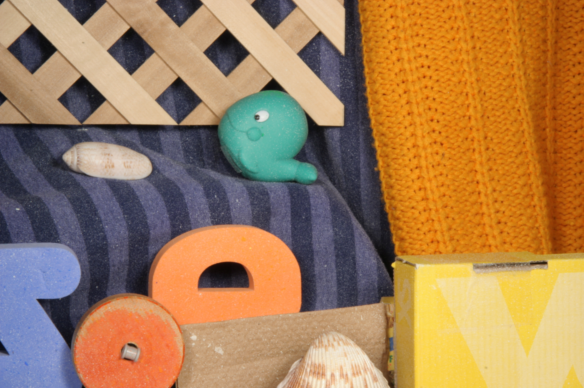
//> input picture OpenCV/Feature2DMerge3D/Feature2DMerge3D/feature.png, 584 x 388 px
$ ./feature2D_FAST   (built with g++ and OpenCV 4)
//> lines starting //> are read from the running program, lines starting //| are printed output that depends on the picture

/**
* 概述: 使用FAST进行特征点检测
* 类和函数: FAST函数，FastFeatureDetector类
*/
#include <opencv2/core/core.hpp>
#include <opencv2/highgui/highgui.hpp>
#include <opencv2/imgproc/imgproc.hpp>
#include <opencv2/features2d/features2d.hpp>
#include <iostream>


using namespace cv;
using namespace std;

int main(int argc, char** argv)
{
	Mat img_color = imread("feature.png");//图片路径与.cpp文件放一起，或者绝对路径
//> img_color is the input picture: 388 rows x 584 cols, CV_8UC3; mean B, G, R 87.1, 126.5, 164
	Mat img;
	if (img_color.empty()) {
		printf("图片加载失败！！！");
	}
	imshow("color", img_color);
	cvtColor(img_color, img, CV_BGR2GRAY);
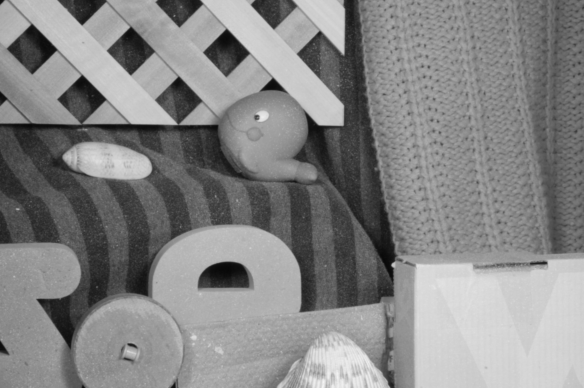
//> img: 388 rows x 584 cols, CV_8UC1; min 7, max 244, mean 133.2
	imshow("Grey", img);

	vector<KeyPoint> keypoints;
	Ptr<FastFeatureDetector> fast = FastFeatureDetector::create(20);
	fast->detect(img, keypoints);
//> keypoints = 904 keypoints; strongest (x, y, size): (392, 264, 7), (545, 263, 7), (82, 23, 7), (342, 124, 7)

	//-- 绘制特征点
	Mat img_keypoints;
	drawKeypoints(img, keypoints, img_keypoints, Scalar::all(-1), DrawMatchesFlags::DEFAULT);
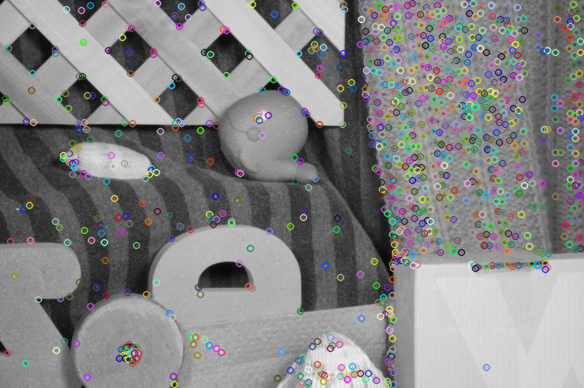
//> img_keypoints: 388 rows x 584 cols, CV_8UC3; mean B, G, R 133.1, 133.2, 133.3
	//-- 显示特征点
	imshow("Keypoints", img_keypoints);
	imwrite("fast_detection_result.png", img_keypoints);

	waitKey(0);
	return 0;
}

$ run again, with OpenCV/Feature2DMerge3D/Feature2DMerge3D/1.png copied over OpenCV/Feature2DMerge3D/Feature2DMerge3D/feature.png
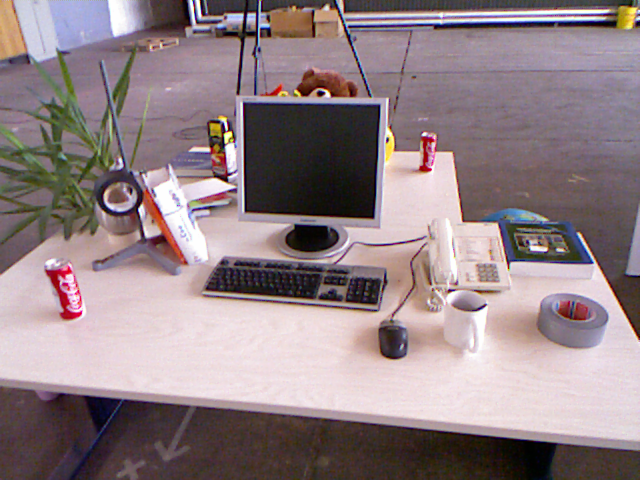
//> input picture OpenCV/Feature2DMerge3D/Feature2DMerge3D/1.png, 640 x 480 px
//> img_color is the input picture: 480 rows x 640 cols, CV_8UC3; mean B, G, R 133.9, 129.9, 146.3
//> `cvtColor(img_color, img, CV_BGR2GRAY);`:
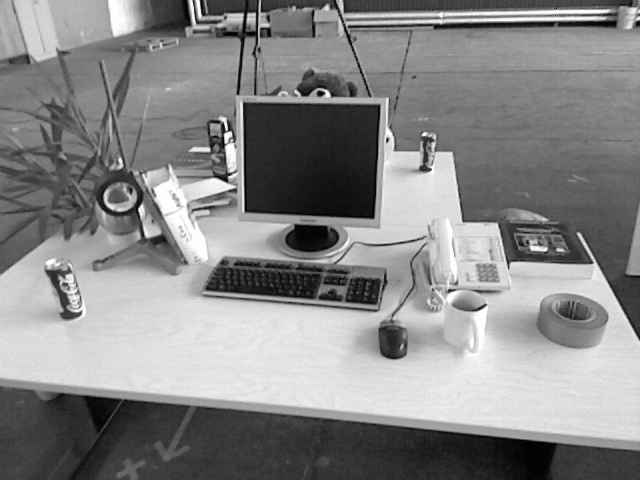
//> img: 480 rows x 640 cols, CV_8UC1; min 1, max 254, mean 135.2
//> keypoints = 1704 keypoints; strongest (x, y, size): (323, 93, 7), (387, 139, 7), (592, 262, 7), (430, 170, 7)
//> `drawKeypoints(img, keypoints, img_keypoints, Scalar::all(-1), DrawMatc..`:
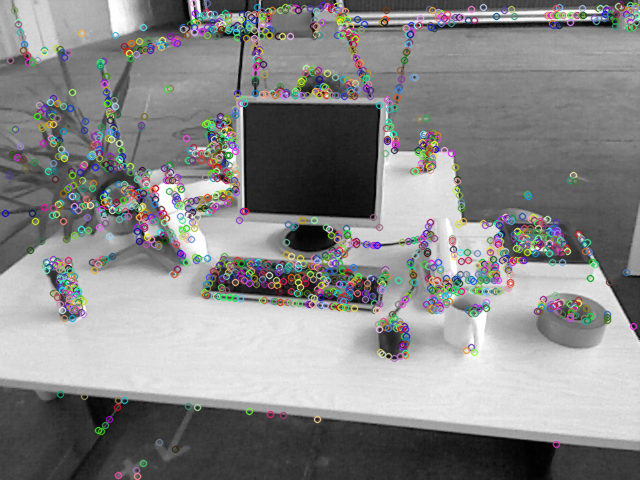
//> img_keypoints: 480 rows x 640 cols, CV_8UC3; mean B, G, R 135.4, 135.6, 135.6

$ run again, with OpenCV/Feature2DMerge3D/Feature2DMerge3D/2.png copied over OpenCV/Feature2DMerge3D/Feature2DMerge3D/feature.png
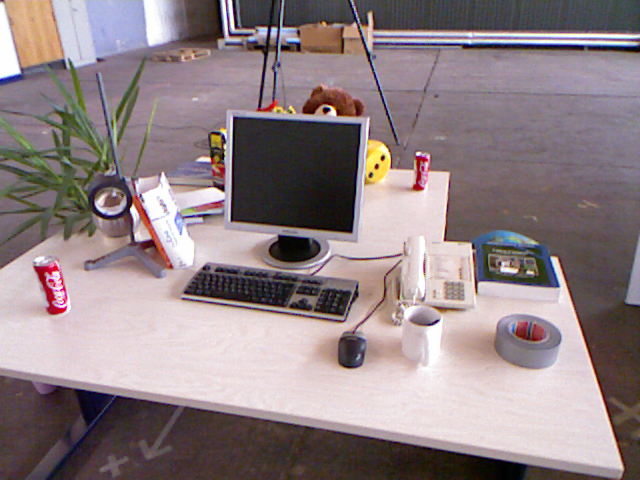
//> input picture OpenCV/Feature2DMerge3D/Feature2DMerge3D/2.png, 640 x 480 px
//> img_color is the input picture: 480 rows x 640 cols, CV_8UC3; mean B, G, R 133.1, 129.9, 144.4
//> `cvtColor(img_color, img, CV_BGR2GRAY);`:
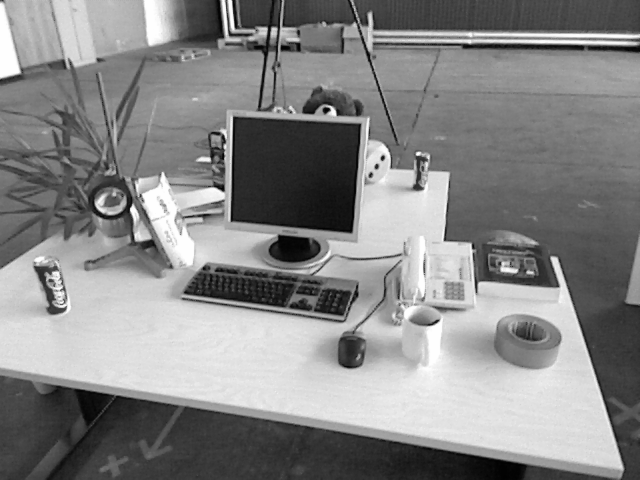
//> img: 480 rows x 640 cols, CV_8UC1; min 1, max 254, mean 134.6
//> keypoints = 1585 keypoints; strongest (x, y, size): (329, 109, 7), (383, 157, 7), (371, 173, 7), (377, 165, 7)
//> `drawKeypoints(img, keypoints, img_keypoints, Scalar::all(-1), DrawMatc..`:
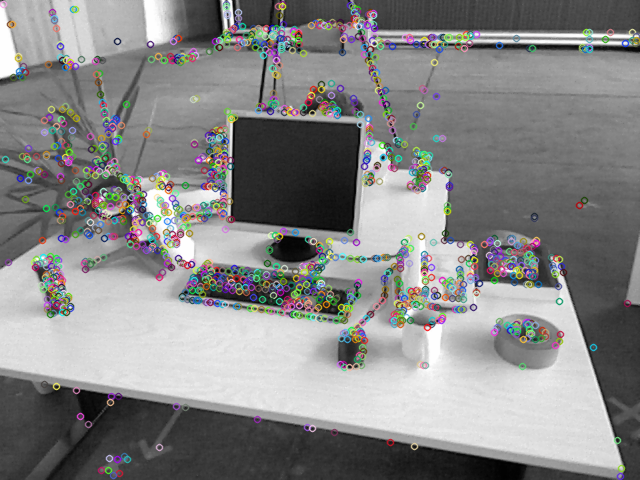
//> img_keypoints: 480 rows x 640 cols, CV_8UC3; mean B, G, R 134.6, 134.7, 134.8
